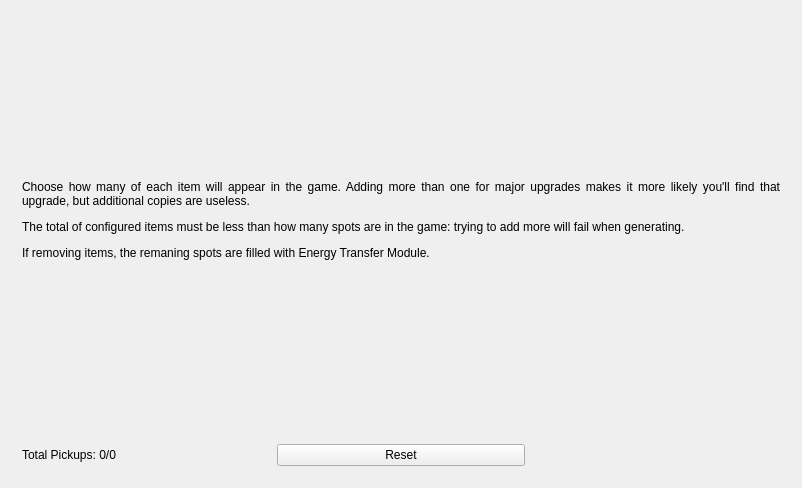
<?xml version="1.0" encoding="UTF-8"?>
<ui version="4.0">
 <class>ItemQuantitiesWindow</class>
 <widget class="QMainWindow" name="ItemQuantitiesWindow">
  <property name="geometry">
   <rect>
    <x>0</x>
    <y>0</y>
    <width>802</width>
    <height>488</height>
   </rect>
  </property>
  <property name="windowTitle">
   <string>Someone forgot to name this</string>
  </property>
  <widget class="QWidget" name="centralWidget">
   <property name="maximumSize">
    <size>
     <width>16777215</width>
     <height>16777215</height>
    </size>
   </property>
   <layout class="QGridLayout" name="gridLayout">
    <item row="0" column="0" colspan="2">
     <widget class="QScrollArea" name="scroll_area">
      <property name="frameShape">
       <enum>QFrame::NoFrame</enum>
      </property>
      <property name="frameShadow">
       <enum>QFrame::Plain</enum>
      </property>
      <property name="lineWidth">
       <number>0</number>
      </property>
      <property name="widgetResizable">
       <bool>true</bool>
      </property>
      <widget class="QWidget" name="scroll_area_widget_contents">
       <property name="geometry">
        <rect>
         <x>0</x>
         <y>0</y>
         <width>784</width>
         <height>449</height>
        </rect>
       </property>
       <layout class="QGridLayout" name="gridLayout_3">
        <item row="2" column="2">
         <widget class="QLabel" name="itemquantity_space_filler">
          <property name="text">
           <string/>
          </property>
         </widget>
        </item>
        <item row="2" column="1">
         <widget class="QPushButton" name="itemquantity_reset_button">
          <property name="text">
           <string>Reset</string>
          </property>
         </widget>
        </item>
        <item row="1" column="0" colspan="3">
         <spacer name="horizontalSpacer">
          <property name="orientation">
           <enum>Qt::Horizontal</enum>
          </property>
          <property name="sizeHint" stdset="0">
           <size>
            <width>40</width>
            <height>20</height>
           </size>
          </property>
         </spacer>
        </item>
        <item row="0" column="0" colspan="3">
         <widget class="QLabel" name="itemquantity_description_label">
          <property name="text">
           <string>&lt;html&gt;&lt;head/&gt;&lt;body&gt;&lt;p align=&quot;justify&quot;&gt;Choose how many of each item will appear in the game. Adding more than one for major upgrades makes it more likely you'll find that upgrade, but additional copies are useless.&lt;/p&gt;&lt;p align=&quot;justify&quot;&gt;The total of configured items must be less than how many spots are in the game: trying to add more will fail when generating.&lt;/p&gt;&lt;p align=&quot;justify&quot;&gt;If removing items, the remaning spots are filled with Energy Transfer Module.&lt;/p&gt;&lt;/body&gt;&lt;/html&gt;</string>
          </property>
          <property name="wordWrap">
           <bool>true</bool>
          </property>
         </widget>
        </item>
        <item row="2" column="0">
         <widget class="QLabel" name="itemquantity_total_label">
          <property name="text">
           <string>Total Pickups: 0/0</string>
          </property>
         </widget>
        </item>
       </layout>
      </widget>
     </widget>
    </item>
   </layout>
  </widget>
  <widget class="QMenuBar" name="menuBar">
   <property name="geometry">
    <rect>
     <x>0</x>
     <y>0</y>
     <width>802</width>
     <height>21</height>
    </rect>
   </property>
  </widget>
 </widget>
 <layoutdefault spacing="6" margin="11"/>
 <resources/>
 <connections/>
</ui>
